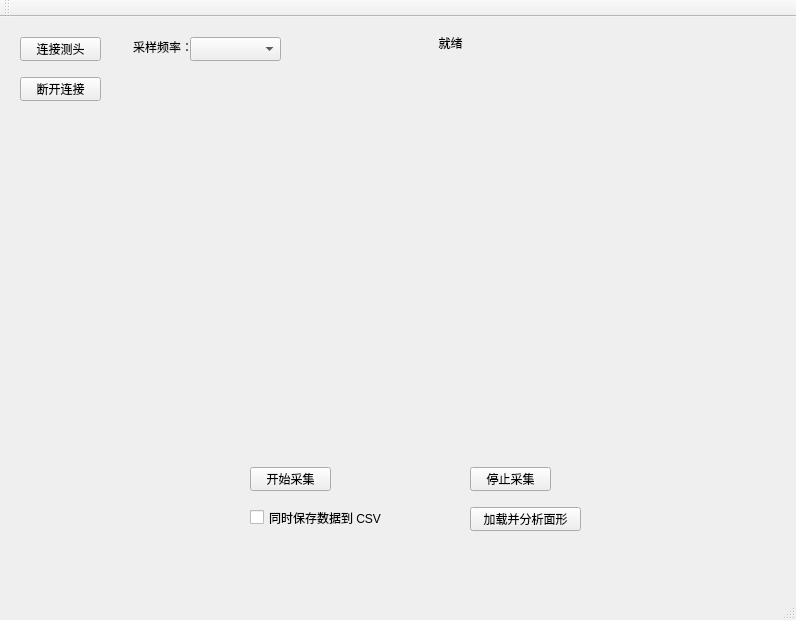
<?xml version="1.0" encoding="UTF-8"?>
<ui version="4.0">
 <class>stil_driveClass</class>
 <widget class="QMainWindow" name="stil_driveClass">
  <property name="geometry">
   <rect>
    <x>0</x>
    <y>0</y>
    <width>796</width>
    <height>620</height>
   </rect>
  </property>
  <property name="windowTitle">
   <string>stil_drive</string>
  </property>
  <widget class="QWidget" name="centralWidget">
   <widget class="QPushButton" name="btn_Connect">
    <property name="geometry">
     <rect>
      <x>20</x>
      <y>20</y>
      <width>81</width>
      <height>24</height>
     </rect>
    </property>
    <property name="text">
     <string>连接测头</string>
    </property>
   </widget>
   <widget class="QPushButton" name="btn_Start">
    <property name="geometry">
     <rect>
      <x>250</x>
      <y>450</y>
      <width>81</width>
      <height>24</height>
     </rect>
    </property>
    <property name="text">
     <string>开始采集</string>
    </property>
   </widget>
   <widget class="QPushButton" name="btn_Stop">
    <property name="geometry">
     <rect>
      <x>470</x>
      <y>450</y>
      <width>81</width>
      <height>24</height>
     </rect>
    </property>
    <property name="text">
     <string>停止采集</string>
    </property>
   </widget>
   <widget class="QLabel" name="lbl_Status">
    <property name="geometry">
     <rect>
      <x>280</x>
      <y>10</y>
      <width>341</width>
      <height>31</height>
     </rect>
    </property>
    <property name="text">
     <string>就绪</string>
    </property>
    <property name="alignment">
     <set>Qt::AlignmentFlag::AlignCenter</set>
    </property>
   </widget>
   <widget class="QCheckBox" name="chk_SaveData">
    <property name="geometry">
     <rect>
      <x>250</x>
      <y>490</y>
      <width>171</width>
      <height>21</height>
     </rect>
    </property>
    <property name="text">
     <string>同时保存数据到 CSV</string>
    </property>
   </widget>
   <widget class="QCustomPlot" name="plot_Widget" native="true">
    <property name="geometry">
     <rect>
      <x>120</x>
      <y>110</y>
      <width>641</width>
      <height>311</height>
     </rect>
    </property>
   </widget>
   <widget class="QPushButton" name="btn_Disconnect">
    <property name="geometry">
     <rect>
      <x>20</x>
      <y>60</y>
      <width>81</width>
      <height>24</height>
     </rect>
    </property>
    <property name="text">
     <string>断开连接</string>
    </property>
   </widget>
   <widget class="QComboBox" name="cmb_Freq">
    <property name="geometry">
     <rect>
      <x>190</x>
      <y>20</y>
      <width>91</width>
      <height>24</height>
     </rect>
    </property>
   </widget>
   <widget class="QLabel" name="label">
    <property name="geometry">
     <rect>
      <x>133</x>
      <y>20</y>
      <width>61</width>
      <height>20</height>
     </rect>
    </property>
    <property name="text">
     <string>采样频率：</string>
    </property>
   </widget>
   <widget class="QPushButton" name="btn_Analyze">
    <property name="geometry">
     <rect>
      <x>470</x>
      <y>490</y>
      <width>111</width>
      <height>24</height>
     </rect>
    </property>
    <property name="text">
     <string>加载并分析面形</string>
    </property>
   </widget>
  </widget>
  <widget class="QMenuBar" name="menuBar">
   <property name="geometry">
    <rect>
     <x>0</x>
     <y>0</y>
     <width>796</width>
     <height>21</height>
    </rect>
   </property>
  </widget>
  <widget class="QToolBar" name="mainToolBar">
   <attribute name="toolBarArea">
    <enum>TopToolBarArea</enum>
   </attribute>
   <attribute name="toolBarBreak">
    <bool>false</bool>
   </attribute>
  </widget>
  <widget class="QStatusBar" name="statusBar"/>
 </widget>
 <layoutdefault spacing="6" margin="11"/>
 <customwidgets>
  <customwidget>
   <class>QCustomPlot</class>
   <extends>QWidget</extends>
   <header>qcustomplot.h</header>
   <container>1</container>
  </customwidget>
 </customwidgets>
 <resources>
  <include location="stil_drive.qrc"/>
 </resources>
 <connections/>
</ui>
